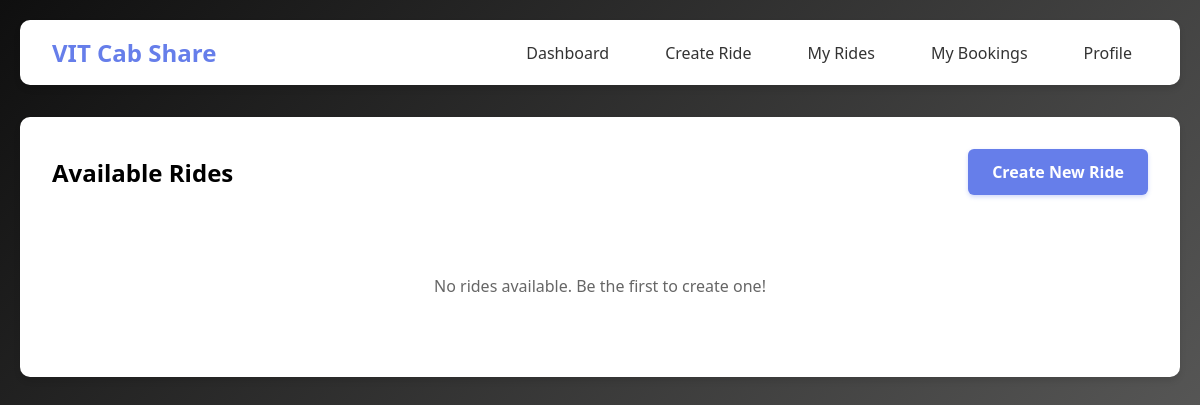
/ (signed in), run on an earlier commit of the app's database.
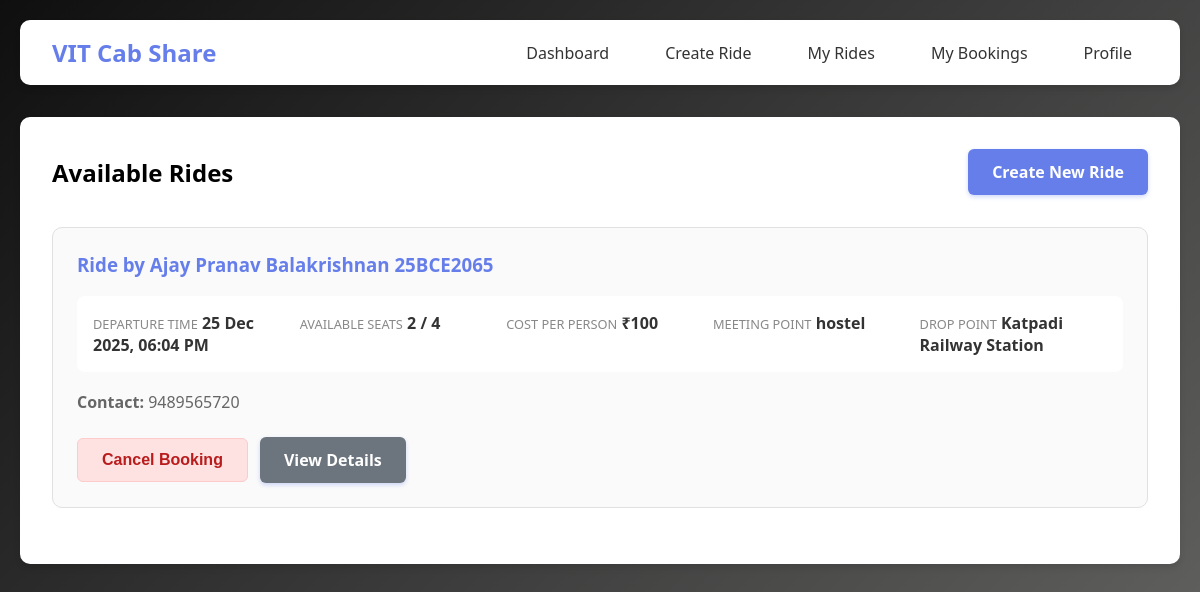
And on a later commit of the database.
### app.py (models this page shows)
class Ride(db.Model):
    id = db.Column(db.Integer, primary_key=True)
    user_id = db.Column(db.Integer, db.ForeignKey('user.id'), nullable=False)
    departure_time = db.Column(db.DateTime, nullable=False)
    total_seats = db.Column(db.Integer, nullable=False)
    available_seats = db.Column(db.Integer, nullable=False)
    cost_per_person = db.Column(db.Integer, nullable=False)
    meeting_point = db.Column(db.String(200), nullable=False)
    drop_point = db.Column(db.String(200), nullable=False, default='Katpadi Railway Station')
    notes = db.Column(db.Text)
    created_at = db.Column(db.DateTime, default=datetime.utcnow)
    bookings = db.relationship('Booking', backref='ride', lazy=True)

class User(db.Model):
    id = db.Column(db.Integer, primary_key=True)
    name = db.Column(db.String(100), nullable=False)
    email = db.Column(db.String(120), unique=True, nullable=False)
    phone = db.Column(db.String(15), nullable=True)
    google_id = db.Column(db.String(100), unique=True, nullable=False)
    rides = db.relationship('Ride', backref='creator', lazy=True)
    bookings = db.relationship('Booking', backref='user', lazy=True)

### app.py (the view)
@app.route('/')
def index():
    if 'user_id' in session:
        rides = Ride.query.filter(Ride.departure_time > datetime.now(), Ride.available_seats > 0).order_by(Ride.departure_time).all()
        user_bookings = {booking.ride_id for booking in Booking.query.filter_by(user_id=session['user_id']).all()}
        return render_template('dashboard.html', rides=rides, user_bookings=user_bookings)
    return render_template('index.html')

### templates/dashboard.html (shortened to what this page needs)
{% extends "base.html" %}
{% block content %}
<div style="display: flex; justify-content: space-between; align-items: center; margin-bottom: 2rem;">
    <h2>Available Rides</h2>
    <a href="{{ url_for('create_ride') }}" class="btn">Create New Ride</a>
</div>
{% if rides %}
    {% for ride in rides %}
    <div class="ride-card">
        <h3 style="color: #667eea; margin-bottom: 1rem;">Ride by {{ ride.creator.name }}</h3>
        <div class="ride-info">
            <div class="info-item">
                <span class="info-label">Departure Time</span>
                <span class="info-value">{{ ride.departure_time.strftime('%d %b %Y, %I:%M %p') }}</span>
            </div>
            <div class="info-item">
                <span class="info-label">Available Seats</span>
                <span class="info-value">{{ ride.available_seats }} / {{ ride.total_seats }}</span>
            </div>
            <div class="info-item">
                <span class="info-label">Cost per Person</span>
                <span class="info-value">₹{{ ride.cost_per_person }}</span>
            </div>
            <div class="info-item">
                <span class="info-label">Meeting Point</span>
                <span class="info-value">{{ ride.meeting_point }}</span>
            </div>
            <div class="info-item">
                <span class="info-label">Drop Point</span>
                <span class="info-value">{{ ride.drop_point }}</span>
            </div>
        </div>
        <p style="color: #666; margin-bottom: 1.5rem;"><strong>Contact:</strong> {{ ride.creator.phone }}</p>
        <div style="display: flex; gap: 0.75rem; align-items: center; flex-wrap: wrap;">
            {% if ride.user_id != session.user_id %}
                {% if ride.id in user_bookings %}
                    <form method="POST" action="{{ url_for('cancel_booking', ride_id=ride.id) }}" style="margin: 0;" onsubmit="return confirm('Are you sure you want to cancel this booking?');">
                        <button type="submit" class="btn" style="background: #fee2e2; color: #b91c1c; border: 1px solid #fecaca; box-shadow: none;">
                            Cancel Booking
                        </button>
                    </form>
                {% elif ride.available_seats > 0 %}
                    <form method="POST" action="{{ url_for('book_ride', ride_id=ride.id) }}" style="margin: 0;">
                        <button type="submit" class="btn">Book 1 Seat</button>
                    </form>
                {% else %}
                    <button class="btn" disabled style="background: #fee2e2; color: #b91c1c; cursor: not-allowed; box-shadow: none;">
                        Ride Full
                    </button>
                {% endif %}
            {% else %}
                <span style="background: #ebf4ff; color: #2b6cb0; padding: 0.5rem 1rem; border-radius: 6px; font-weight: 600; font-size: 0.9rem;">
                    Your Ride
                </span>
            {% endif %}
            <a href="{{ url_for('ride_details', ride_id=ride.id) }}" class="btn btn-secondary">View Details</a>
        </div>
    </div>
    {% endfor %}
{% else %}
    <p style="text-align: center; padding: 3rem; color: #666;">No rides available. Be the first to create one!</p>
{% endif %}
{% endblock %}

### templates/base.html (shortened to what this page needs)
<!DOCTYPE html>
<html lang="en">
<head>
</head>
<body>
    <div class="container">
        <nav>
            <h1> VIT Cab Share</h1>
            <ul>
                {% if session.user_id %}
                    <li><a href="{{ url_for('index') }}">Dashboard</a></li>
                    <li><a href="{{ url_for('create_ride') }}">Create Ride</a></li>
                    <li><a href="{{ url_for('my_rides') }}">My Rides</a></li>
                    <li><a href="{{ url_for('my_bookings') }}">My Bookings</a></li>
                    <li><a href="{{ url_for('edit_profile') }}">Profile</a></li>
                {% else %}
                    <li><a href="{{ url_for('login') }}">Login with Google</a></li>
                {% endif %}
            </ul>
        </nav>
        <div class="content">
            {% block content %}{% endblock %}
        </div>
    </div>
</body>
</html>

### templates/base.html (style rules this page uses)
* { margin: 0; padding: 0; box-sizing: border-box; }
body { font-family: 'Segoe UI', Tahoma, Geneva, Verdana, sans-serif; background: linear-gradient(135deg, #0f0f0f 0%, #676766 100%); min-height: 100vh; padding: 20px; }
.container { max-width: 1200px; margin: 0 auto; }
nav { background: white; padding: 1rem 2rem; border-radius: 10px; margin-bottom: 2rem; box-shadow: 0 4px 6px rgba(0,0,0,0.1); display: flex; justify-content: space-between; align-items: center; flex-wrap: wrap; gap: 1rem; }
nav h1 { color: #667eea; font-size: 1.5rem; }
nav ul { list-style: none; display: flex; gap: 1.5rem; flex-wrap: wrap; }
nav a { color: #333; text-decoration: none; font-weight: 500; transition: all 0.3s; padding: 0.5rem 1rem; border-radius: 5px; }
.content { background: white; padding: 2rem; border-radius: 10px; box-shadow: 0 4px 6px rgba(0,0,0,0.1); }
.btn { display: inline-block; padding: 0.75rem 1.5rem; background: #667eea; color: white; text-decoration: none; border-radius: 6px; border: none; cursor: pointer; font-size: 1rem; font-weight: 600; transition: all 0.3s; box-shadow: 0 2px 4px rgba(102, 126, 234, 0.3); }
.btn-secondary { background: #6c757d; }
form { max-width: 500px; }
.ride-card { border: 1px solid #e0e0e0; padding: 1.5rem; border-radius: 10px; margin-bottom: 1.5rem; background: #fafafa; }
.ride-info { display: grid; grid-template-columns: repeat(auto-fit, minmax(180px, 1fr)); gap: 1.2rem; margin: 1.2rem 0; background: white; padding: 1rem; border-radius: 8px; }
.info-label { font-size: 0.8rem; color: #888; text-transform: uppercase; }
.info-value { font-weight: 600; color: #333; }

What changed in the data, as far as the page shows it:
now on this page (row edited): Ride: creator.name "Ajay Pranav Balakrishnan 25BCE2065", departure_time "25 Dec 2025, 06:04 PM", available_seats "2", total_seats "4", cost_per_person "100", meeting_point "hostel", drop_point "Katpadi Railway Station", creator.phone "9489565720"
Also different on the page:
text no longer shown: "No rides available. Be the first to create one!"
